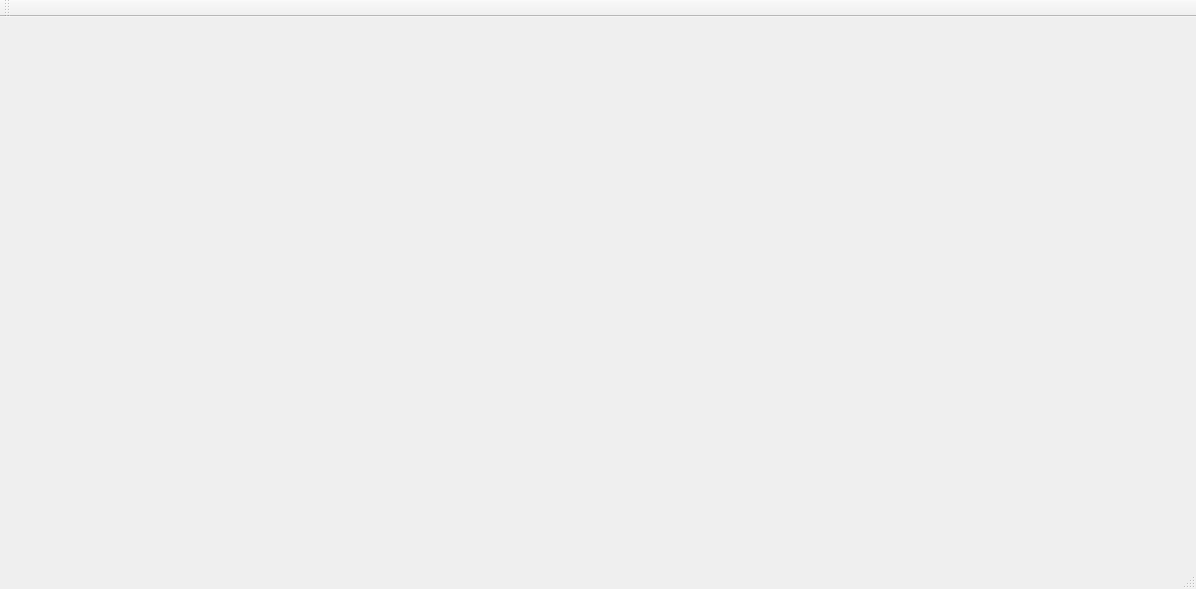
<?xml version="1.0" encoding="UTF-8"?>
<ui version="4.0">
 <class>MainWindow</class>
 <widget class="QMainWindow" name="MainWindow">
  <property name="geometry">
   <rect>
    <x>0</x>
    <y>0</y>
    <width>1196</width>
    <height>589</height>
   </rect>
  </property>
  <property name="windowTitle">
   <string>MainWindow</string>
  </property>
  <widget class="QWidget" name="centralWidget"/>
  <widget class="QMenuBar" name="menuBar">
   <property name="geometry">
    <rect>
     <x>0</x>
     <y>0</y>
     <width>891</width>

     <height>21</height>
    </rect>
   </property>
   <property name="nativeMenuBar">
    <bool>false</bool>
   </property>
  </widget>
  <widget class="QToolBar" name="mainToolBar">
   <attribute name="toolBarArea">
    <enum>TopToolBarArea</enum>
   </attribute>
   <attribute name="toolBarBreak">
    <bool>false</bool>
   </attribute>
  </widget>
  <widget class="QStatusBar" name="statusBar"/>
 </widget>
 <layoutdefault spacing="6" margin="11"/>
 <resources/>
 <connections/>
</ui>
